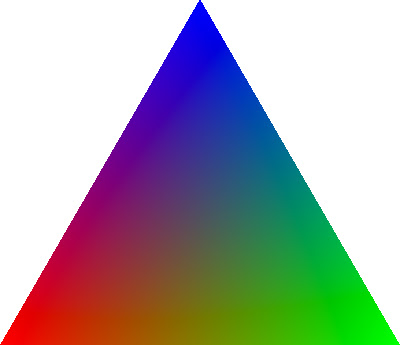
%> input picture Final Submission/Image Warping/triangle.jpg, 400 x 345 px
$ octave imageMorphing.m   (GNU Octave 9; MATLAB toolbox functions it lacks are replaced by stand-ins)
%> lines starting %> are read from the running program, lines starting %| are printed output that depends on the picture
### Final Submission/Image Warping/singleLineMorph.m
function [destIm] = singleLineMorph( filename,srcLine, destLine,newSize )
%> called with filename = 'triangle.jpg', srcLine = [10 25; 93 25], destLine = [55 20; 55 95], newSize = [100; 100]

srcIm = imread(filename);
%> srcIm is the input picture: size 345x400x3 uint8; mean R, G, B 168.3, 168.4, 167.7
rows=newSize(1);
cols=newSize(2);
srcIm = imresize(srcIm,[rows cols]);
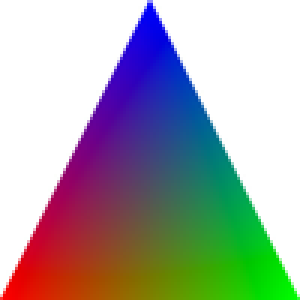
%> srcIm: size 100x100x3 uint8 (shown 3 times larger); mean R, G, B 168.3, 168.4, 167.7

Pd = [srcLine(1,1);srcLine(1,2)];
Qd = [srcLine(2,1);srcLine(2,2)];
P = [destLine(1,1);destLine(1,2)];
Q = [destLine(2,1);destLine(2,2)];

figure;
imshow(srcIm);
hold on;
x = [Pd(2);Qd(2)];
y = [Pd(1);Qd(1)];
line(x,y,'Color','red');
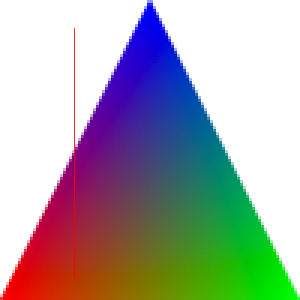
%> figure redrawn from the program's plot data; shown 3 times larger
hold off;

normPQ = norm(Q-P);
normPdQd = norm(Qd - Pd);

destIm = zeros(rows,cols,3,'uint8');
for i=1:rows
    for j=1:cols
        X = [i-1;j-1];
        u = calc_U(X, P, Q);
        v = calc_V(X, P, Q);

        Xd = round(calc_Xd(u, v, Pd, Qd));

        if (Xd(1)+1 <= 0 || Xd(1)+1 > rows || Xd(2)+1 <= 0 || Xd(2)+1 > cols)
            destIm(X(1)+1,X(2)+1,:) = 255;
        else
            destIm(X(1)+1,X(2)+1,:) = srcIm(Xd(1)+1,Xd(2)+1,:);
        end
    end
end
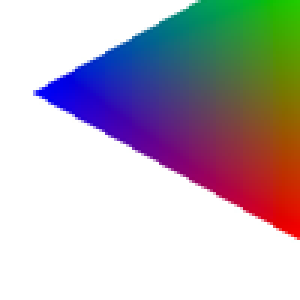
%> destIm: size 100x100x3 uint8 (shown 3 times larger); mean R, G, B 186.1, 180, 186.7

hold off;
figure;
imshow(destIm);
hold on;
x = [P(2);Q(2)];
y = [P(1);Q(1)];
line(x,y,'Color','green');
end

### Final Submission/Image Warping/imageMorphing.m
clc
clear
close all

filename='triangle.jpg';
newSize=[100;100];
singleLineMorph(filename, [10 25; 93 25], [55 20; 55 95],newSize );
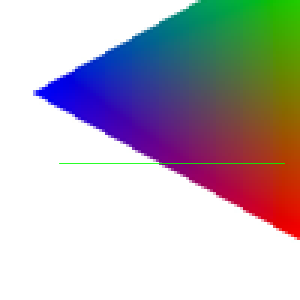
%> figure redrawn from the program's plot data; shown 3 times larger
% singleLineMorph(filename,[30 81; 273 81], [50 100; 200 100],newSize);
